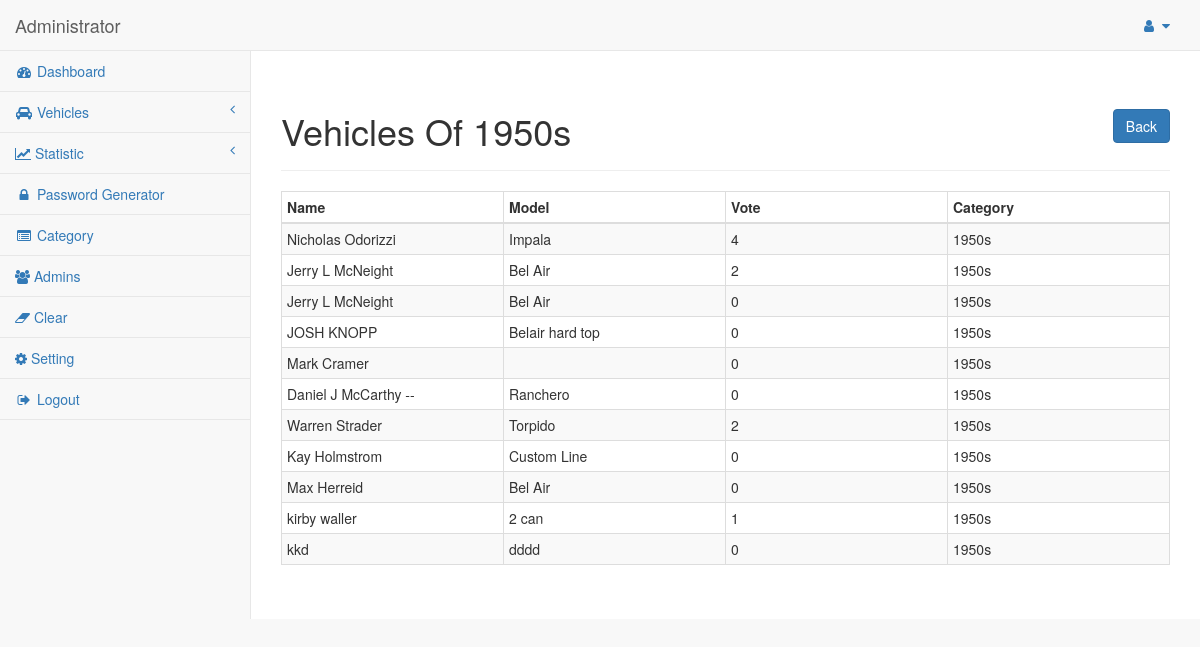
The app's page /admin/show_category.php?cat=1950s (signed in), older data.
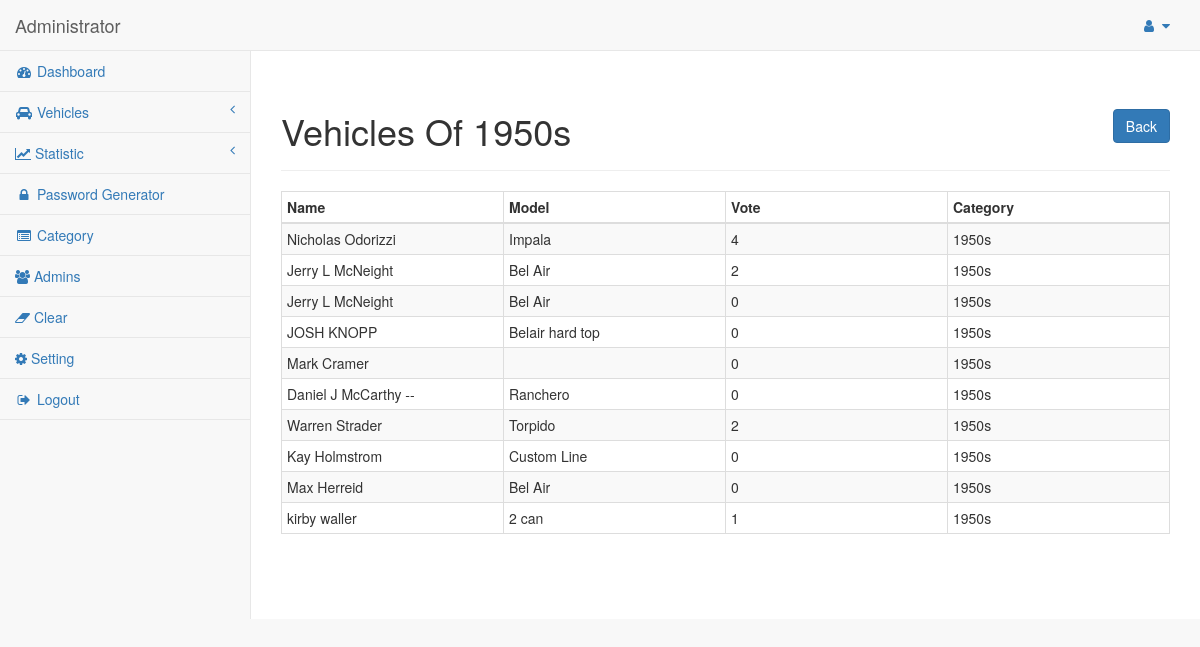
The same page, newer data.
### tables this page shows
CREATE TABLE `vehicles` (
  `id` int(11) NOT NULL,
  `name` varchar(255) NOT NULL,
  `address` varchar(255) NOT NULL,
  `phone` varchar(15) NOT NULL,
  `vehicle_maker` varchar(255) NOT NULL,
  `vehicle_model` varchar(255) NOT NULL,
  `vehicle_year` varchar(255) NOT NULL,
  `vote_status` varchar(255) DEFAULT '0',
  `category` varchar(255) DEFAULT NULL,
  `checkbox` varchar(255) NOT NULL,
  `qrcode` varchar(255) DEFAULT NULL,
  `created_date` varchar(255) DEFAULT NULL,
  `fav_vote` varchar(255) DEFAULT '0',
  `fav_qr` varchar(255) DEFAULT NULL,
  `status` tinyint(1) DEFAULT 1
);

### admin/show_category.php (the view, shortened to what this page needs)
<?php
include BASE_PATH . '/includes/header.php';
?>
<div id="page-wrapper">
    <div class="row">
        <div class="col-lg-12">
            <div class="page-header flex-page-header">
                <h1>Vehicles Of <?php echo $_GET['cat']; ?></h1>
                <a href="categories.php" class="btn btn-primary">Back</a>
            </div>
        </div>
    </div>
    <table class="table table-striped table-bordered table-condensed">
        <thead>
            <tr>
                <th width="13%">Name</th>
                <th width="13%">Model</th>
                <th width="13%">Vote</th>
                <th width="13%">Category</th>
            </tr>
        </thead>
        <tbody>
        <?php
            include_once("../db.php");
            $id = $_GET['cat'];
            $select_query = "SELECT * FROM vehicles WHERE category='$id'";
            if($result = mysqli_query($conn, $select_query)){
                if(mysqli_num_rows($result) > 0){
                    while($row = mysqli_fetch_array($result)){
                    ?>
                        <tr>
                            <td><?php echo $row['name'] ?></td>
                            <td><?php echo $row['vehicle_model'] ?></td>
                            <td><?php echo $row['vote_status'] ?></td>
                            <td><?php echo $row['category'] ?></td>
                        </tr>
                    <?php
                    }
                }
            }
        ?>
        </tbody>
    </table>
</div>
<?php include BASE_PATH . '/includes/footer.php';?>

### admin/includes/header.php (shortened to what this page needs)
<!DOCTYPE html>
<html lang="en">
    <head>
        <link  rel="stylesheet" href="assets/css/bootstrap.min.css"/>
        <link href="assets/js/metisMenu/metisMenu.min.css" rel="stylesheet">
        <link href="assets/css/sb-admin-2.css" rel="stylesheet">
        <link href="assets/fonts/font-awesome/css/font-awesome.min.css" rel="stylesheet" type="text/css">
    </head>
    <body>
        <div id="wrapper">
            <?php if (isset($_SESSION['user_logged_in']) && $_SESSION['user_logged_in'] == true): ?>
                <nav class="navbar navbar-default navbar-static-top" role="navigation" style="margin-bottom: 0">
                    <div class="navbar-header">
                        <a class="navbar-brand" href="">Administrator</a>
                    </div>
                    <ul class="nav navbar-top-links navbar-right">
                        <li class="dropdown">
                            <a class="dropdown-toggle" data-toggle="dropdown" href="#">
                                <i class="fa fa-user fa-fw"></i> <i class="fa fa-caret-down"></i>
                            </a>
                        </li>
                    </ul>
                    <div class="navbar-default sidebar" role="navigation">
                        <div class="sidebar-nav navbar-collapse">
                            <ul class="nav" id="side-menu">
                                <li>
                                    <a href="index.php"><i class="fa fa-dashboard fa-fw"></i> Dashboard</a>
                                </li>
                                <li <?php echo (CURRENT_PAGE == "customers.php" || CURRENT_PAGE == "add_customer.php") ? 'class="active"' : ''; ?>>
                                    <a href="#"><i class="fa fa-car fa-fw"></i> Vehicles<span class="fa arrow"></span></a>
                                </li>
                                <li <?php echo (CURRENT_PAGE == "statistic.php" || CURRENT_PAGE == "add_customer.php") ? 'class="active"' : ''; ?>>
                                    <a href="#"><i class="fa fa-line-chart" aria-hidden="true"></i> Statistic<span class="fa arrow"></span></a>
                                </li>
                                <li>
                                    <a href="password_view.php"><i class="fa fa-lock fa-fw"></i> Password Generator</a>
                                </li>
                                <li>
                                    <a href="categories.php"><i class="fa fa-list-alt fa-fw"></i> Category </a>
                                </li>
                                <li>
                                    <a href="admin_index.php"><i class="fa fa-users" aria-hidden="true"></i> Admins </a>
                                </li>
                                <li>
                                    <a href="#" data-toggle="modal" data-target="#confirm-clear-modal"><i class="fa fa-eraser" aria-hidden="true"></i> Clear </a>
                                </li>
                                <li>
                                    <a href="settings.php"><i class="fa fa-cog"></i> Setting </a>
                                </li>
                                <li>
                                    <a href="logout.php"><i class="fa fa-sign-out fa-fw"></i> Logout</a>
                                </li>
                            </ul>
                        </div>
                    </div>
                </nav>
            <?php endif;?>

Row changes from the older to the newer data that the page shows:
removed vehicles: name "kkd", vehicle_model "dddd", vote_status "0", category "1950s"
